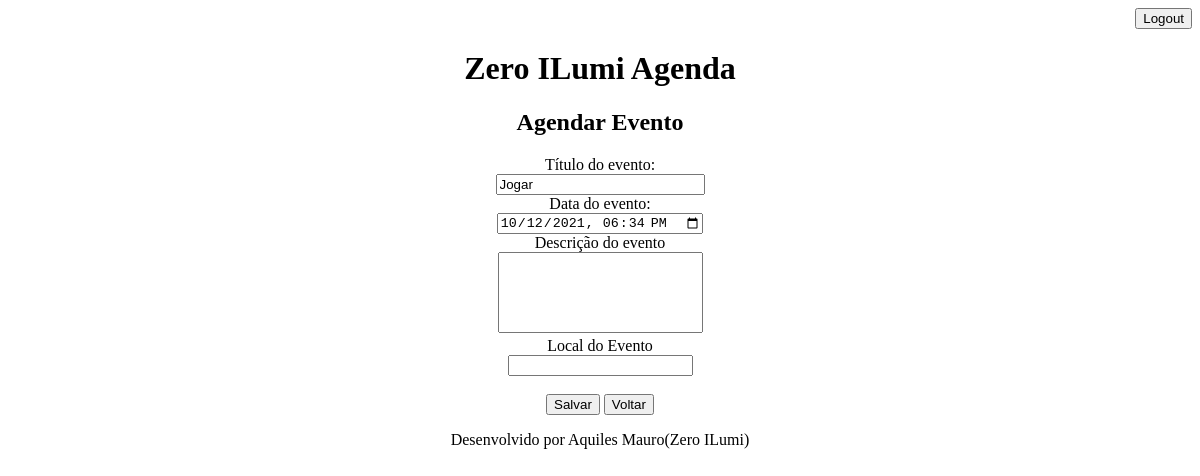
Before: /agenda/evento/?id=3 (signed in) with the older database file.
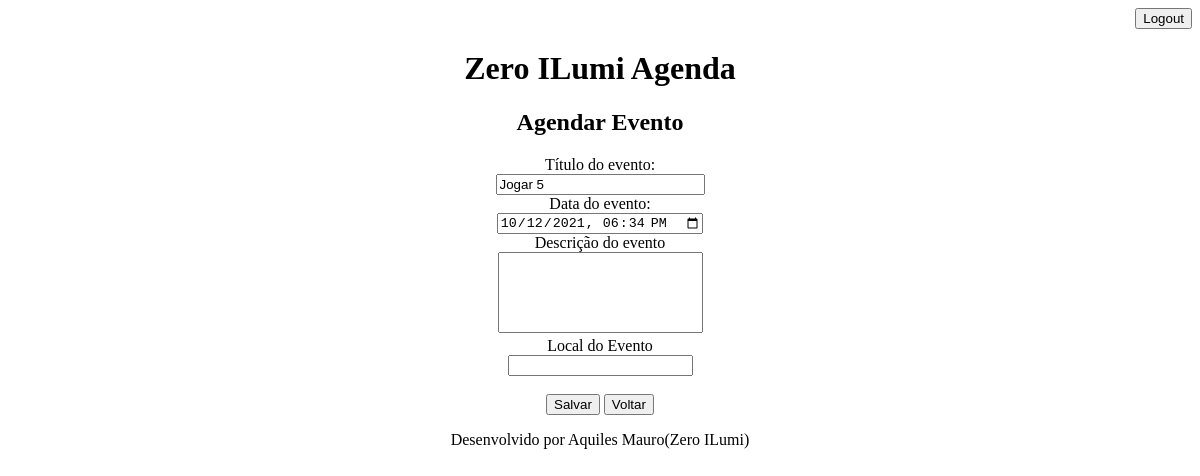
After: the same page with the newer database file.
### zero_ilumi_agenda_core/models.py (models this page shows, shortened)
class Evento_Agendado(models.Model):
    usuario = models.ForeignKey(User, on_delete=models.CASCADE)
    titulo_do_evento_agendado = models.CharField(max_length=100,
                                                 verbose_name="Titulo")
    decricao_do_evento_agendado = models.TextField(blank=True,
                                                   null=True,
                                                   verbose_name="Descrição")
    data_do_evento_agendado = models.DateTimeField(verbose_name="Data do Evento")
    data_da_criacao_do_evento_agendado = models.DateTimeField(auto_now=True,
                                                              verbose_name="Data de Criação")
    local_do_evento_agenda = models.CharField(max_length=100,
                                              verbose_name="Local do Evento",
                                              blank=True,
                                              null=True)
    class Meta:
        db_table = "Eventos Agendados"
    def get_data_do_evento_agendado_input(self):
        return self.data_do_evento_agendado.strftime('%Y-%m-%dT%H:%M')

### zero_ilumi_agenda_core/views.py (the view)
# urls.py: path('agenda/evento/', views.evento),
@login_required(login_url='/login/')
def evento(request):
    id_evento = request.GET.get('id')
    dados = {}
    if id_evento:
        dados['evento'] = Evento_Agendado.objects.get(id=id_evento)
    return render(request, 'evento.html', dados)

### templates/evento.html (shortened to what this page needs)
{% extends "model_page.html" %}
    {% block content %}
    <div align="center" style="list-style-position: inside">
        <h2>Agendar Evento</h2>
        <form action="submit/" method="POST"> {% csrf_token %}
            <label>Título do evento:</label>
            <br>
            <input type="text" name="titulo_agendamento_novo" size="23" value="{{ evento.titulo_do_evento_agendado }}">
            <br>
            <label>Data do evento:</label>
            <br>
            <input type="datetime-local" name="data_do_evento_agendamento_novo" value="{{ evento.get_data_do_evento_agendado_input }}">
            <br>
            <label>Descrição do evento</label>
            <br>
            <textarea name="input_descricao_agendamento_novo"
                      rows="5"
                      cols="23"
                      style="resize:none">
                {{ evento.decricao_do_evento_agendado }}
            </textarea>
            <br>
            <label>Local do Evento</label>
            <br>
            <input type="text" name="local_do_evento_agendamento_novo">
            <br>
            <br>
            <button type="submit" name="criar_novo_agendamento">Salvar</button>
            <a href="/">
                <button type="button" name="cancelar_criacao_de_novo_agendamento">Voltar</button>
            </a>
        </form>
    </div>
    {% endblock %}

Changed rows visible on the page:
changed Evento_Agendado: titulo_agendamento_novo "Jogar" → "Jogar 5"
